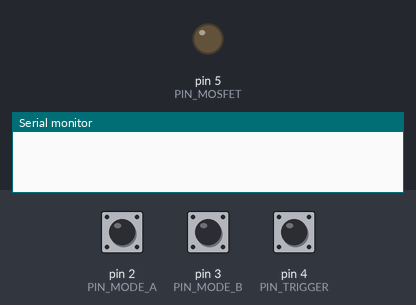
Recording of a sketch running on a simulated Arduino Uno, built with avr-gcc and run on an emulated ATmega328P. Shown: output pins drawn as LEDs (lit = HIGH), the last lines printed to the serial monitor. Dashed ring = blinking. The test bench sets the inputs (shaded band); at power-on: pin 4 (PIN_TRIGGER) HIGH, pin 2 (PIN_MODE_A) HIGH, pin 3 (PIN_MODE_B) HIGH.

Above: at 1.2 s.
1.3 s: pin 4 (PIN_TRIGGER) pulled LOW for 0.15 s
At 1.49 s:
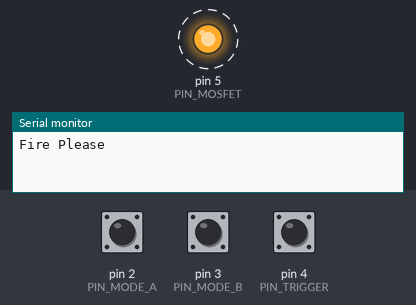
Timing chart, 0 to 4.3 s (numbered marks = the images above; inputs shaded):
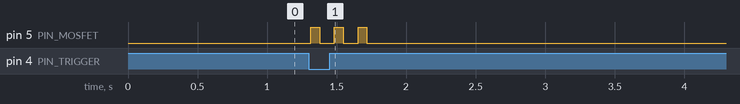

The sketch:

SolenoidTest.ino
```cpp
#include <Bounce2.h>

// ---------------------------------
// CONFIGURATION HERE
// ---------------------------------

// This is the solenoid pulse time. Make this bigger to give it more power -
// but don't allow it to get so high that it sticks on
#define PULSE_ON_TIME 65

// This is the solenoid retract time. Make this bigger to give the solenoid more
// time to reset. A bigger spring will make this faster
#define PULSE_RETRACT_TIME 105

// This is your desired DPS. Make it 99 to go as fast as possible, otherwise any number
// higher than 1 is OK
#define TargetDPS 99

// This is the burst fire size. Change this to any number more than one to increase the number of
// burst shots... DOn't be silly though.
#define BURST_SIZE 3


// ---------------------------------
// STOP TOUCHING HERE
// ---------------------------------


// Pin declarations
#define PIN_MOSFET 5
#define PIN_TRIGGER 4
#define PIN_MODE_A 2
#define PIN_MODE_B 3

// Other stuff
int TimeBetweenShots = 0;    // How long to wait from one shot to the next
#define MODE_SINGLE 0
#define MODE_BURST 1
#define MODE_AUTO 2
#define MODE_AUTO_LASTSHOT 3
#define MODE_IDLE 4

// Current Mode
int CurrentMode = MODE_IDLE;
int RunningMode = MODE_SINGLE;

// Software debouncing
Bounce BtnTrigger = Bounce();

void setup() {
  // put your setup code here, to run once:

  pinMode( PIN_MOSFET, OUTPUT );
  digitalWrite( PIN_MOSFET, LOW );

  pinMode( PIN_TRIGGER, INPUT_PULLUP );
  pinMode( PIN_MODE_A, INPUT_PULLUP );
  pinMode( PIN_MODE_B, INPUT_PULLUP );

  BtnTrigger.attach(PIN_TRIGGER);
  BtnTrigger.interval(5); // interval in ms

  if( TargetDPS == 99 ) // Full rate
  {
    TimeBetweenShots = 0;
  }
  else
  {
    int PulseOverhead = PULSE_ON_TIME + PULSE_RETRACT_TIME;
    int TotalPulseOverhead = PulseOverhead * TargetDPS;
    int FreeMS = 1000 - TotalPulseOverhead;
    if( FreeMS <= 0 )
    {
      TimeBetweenShots = 0; // Pusher won't achieve this rate
    }
    else
    {
      TimeBetweenShots = FreeMS / TargetDPS;
    }
  }


  Serial.begin( 57600 );
}

void loop() {
  // put your main code here, to run repeatedly:

  static unsigned long LastShot = 0;
  static int ShotsToFire = 0;
  #define Cycle_Idle 0
  #define Cycle_Pulse 1
  #define Cycle_Retract 2
  #define Cycle_Cooldown 3
  static int CurrentCyclePosition = Cycle_Idle;
  static unsigned long LastCycleStarted = 0;

  bool ButtonChange = ProcessButtons();

  if( ButtonChange )
  {
    if( (millis() - LastShot) < TimeBetweenShots )
    {
      //Serial.println( "Too soon to fire again...");
      CurrentMode = MODE_IDLE;
    }
    switch( CurrentMode )
    {
      case MODE_SINGLE:
        ShotsToFire = 1;
        LastCycleStarted = millis();
        break;
      case MODE_BURST:
        ShotsToFire = BURST_SIZE;
        LastCycleStarted = millis();
        break;
      case MODE_AUTO:
        ShotsToFire = 9999;
        LastCycleStarted = millis();
        break;
      case MODE_AUTO_LASTSHOT:
        if( CurrentCyclePosition == Cycle_Pulse )
        {
          ShotsToFire = 1;
          LastCycleStarted = millis();
        }
        else
        {
          ShotsToFire = 0;
          LastCycleStarted = millis();
        }
        break;
    }
  }
  else
  {
    if( CurrentMode == MODE_IDLE )
    {
      delay( 10 );
      return; // DO nothing anymore
    }

    if( ShotsToFire == 0 && CurrentMode != MODE_IDLE )
    {
      CurrentMode = MODE_IDLE;
      CurrentCyclePosition = Cycle_Idle;
      LastShot = millis();
      //Serial.println( "Finished shooting" );
      //Serial.println( CurrentMode );
      delay( 10 );
      return;
    }

    if( (millis() - LastCycleStarted) < PULSE_ON_TIME )
    {
      if( CurrentCyclePosition != Cycle_Pulse )
      {
        //Serial.println( "Start Pulse" );
      }
      CurrentCyclePosition = Cycle_Pulse;
      digitalWrite( PIN_MOSFET, HIGH );

      return;
    }

    if( (millis() - LastCycleStarted) < (PULSE_ON_TIME + PULSE_RETRACT_TIME) )
    {
      if( CurrentCyclePosition != Cycle_Retract )
      {
        //Serial.println( "End Pulse" );
      }
      CurrentCyclePosition = Cycle_Retract;
      digitalWrite( PIN_MOSFET, LOW );

      return;
    }

    if( (millis() - LastCycleStarted) < (PULSE_ON_TIME + PULSE_RETRACT_TIME + TimeBetweenShots) )
    {
      if( CurrentCyclePosition != Cycle_Cooldown )
      {
        //Serial.println( "Cooling Down" );
      }
      CurrentCyclePosition = Cycle_Cooldown;
      digitalWrite( PIN_MOSFET, LOW );

      return;
    }

    // Otherwise time to decrease shot count
    CurrentCyclePosition = Cycle_Idle;
    ShotsToFire -= 1;
    LastCycleStarted = millis();
    //Serial.println( "Bang!!" );

    return;
  }


}

bool ProcessButtons()
{

  if( digitalRead( PIN_MODE_A ) == LOW )
  {
    RunningMode = MODE_SINGLE;
  }
  else if( digitalRead( PIN_MODE_B ) == LOW )
  {
    RunningMode = MODE_AUTO;
  }
  else
  {
    RunningMode = MODE_BURST;
  }


  BtnTrigger.update();

  if( CurrentMode == MODE_IDLE )
  {
    if( BtnTrigger.fell() )
    {
      CurrentMode = RunningMode;  // You can change between modes here is desired
      Serial.println( "Fire Please" );
      return true;
    }
  }

  if( CurrentMode == MODE_AUTO )
  {
    if( BtnTrigger.rose() )
    {
      CurrentMode = MODE_AUTO_LASTSHOT;
      Serial.println( "AUTO - Last Shot" );
      return true;
    }
  }

  return false;
}
```

Measured:
- after the input at 1.3 s, pin 5 (PIN_MOSFET): alternates HIGH for 0.06 s and LOW for 0.11 s, 6 changes in all, then stays LOW, starting at once
